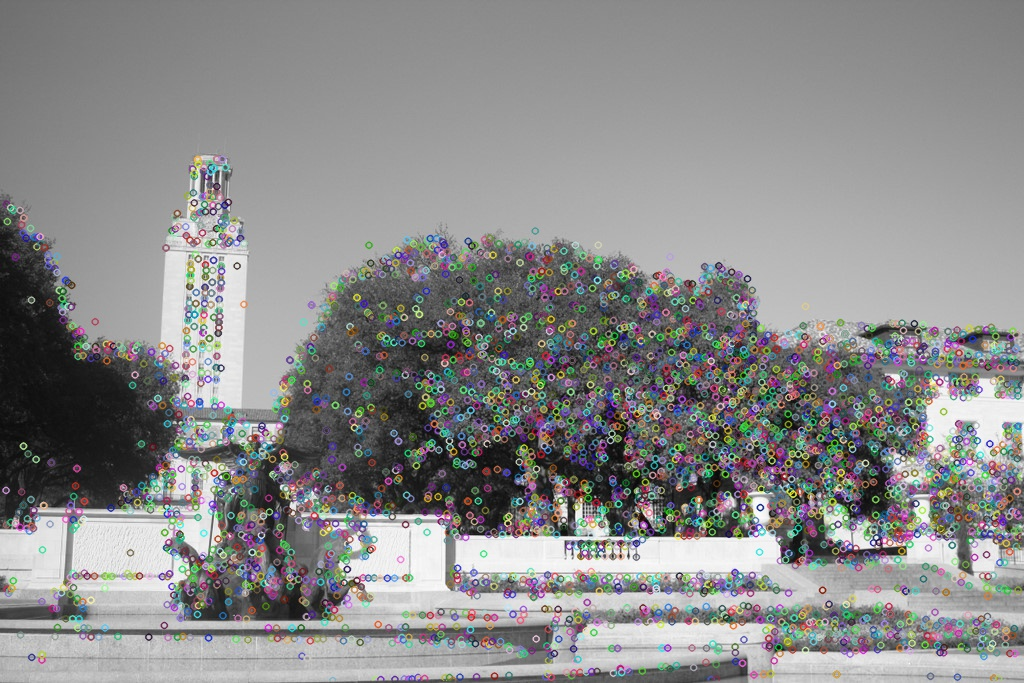
#> input picture mp3/part1/sift_keypoints.jpg, 1024 x 683 px, given in place of uttower_left.jpg, which was not available
$ python part1.py   (Python 2 division)
#> lines starting #> are read from the running program, lines starting #| are printed output that depends on the picture; pictures that were not available may be replaced by others from this repository, and a replacement may not be noted
from scipy import signal
from scipy import misc
from PIL import Image, ImageOps
from skimage import transform
from matplotlib import pyplot as plt
import numpy as np
import math
import scipy
import sys
import harris
import cv2

# https://docs.opencv.org/3.1.0/da/df5/tutorial_py_sift_intro.html
# https://docs.opencv.org/3.0-beta/doc/py_tutorials/py_feature2d/py_feature_homography/py_feature_homography.html
# plus a lot of freaking googling to realize i needed opencv-contrib as well for xfeatures2d........ >:(
print "reading images..."
l_im = cv2.imread('images/uttower_left.jpg')
#> l_im is the input picture: shape (683, 1024, 3); mean B, G, R 138.4, 138.5, 138.3
l_gray = cv2.cvtColor(l_im, cv2.COLOR_BGR2GRAY)
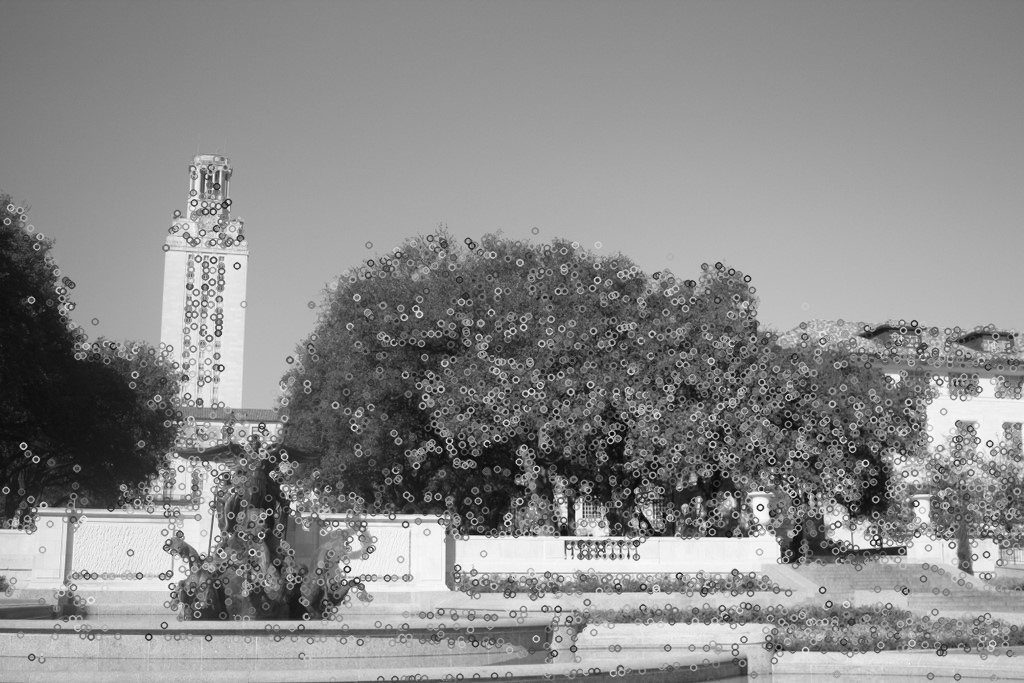
#> l_gray: shape (683, 1024); min 5, max 254, mean 138.4
r_im = cv2.imread('images/uttower_right.jpg')
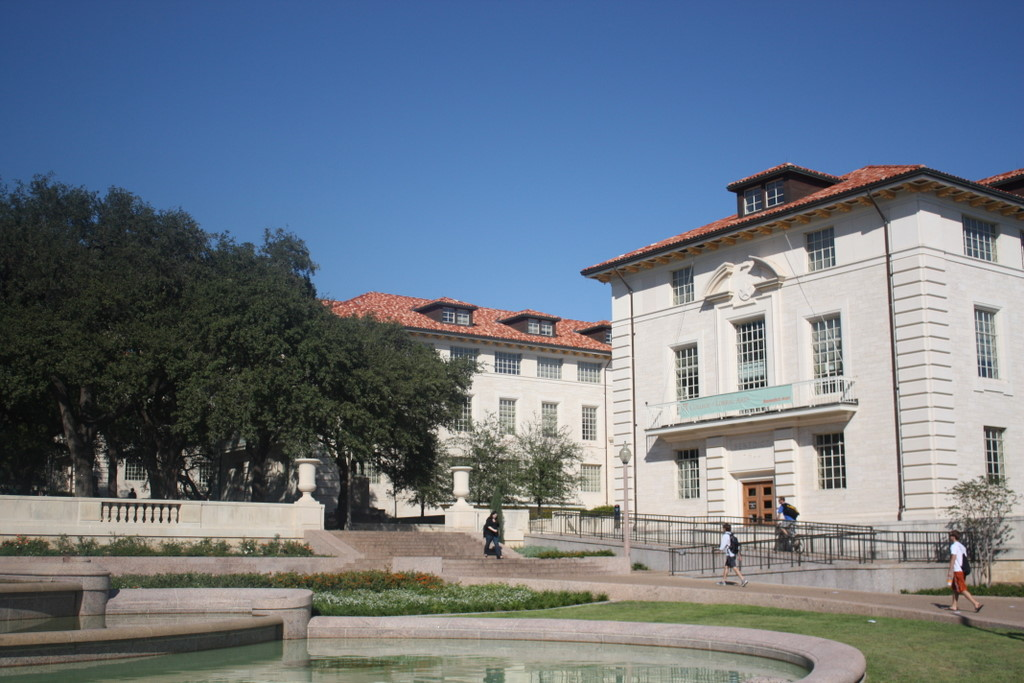
#> input picture mp3/part1/images/uttower_right.jpg, 1024 x 683 px
#> r_im is the input picture: shape (683, 1024, 3); mean B, G, R 132, 118.9, 107.7
r_gray = cv2.cvtColor(r_im, cv2.COLOR_BGR2GRAY)
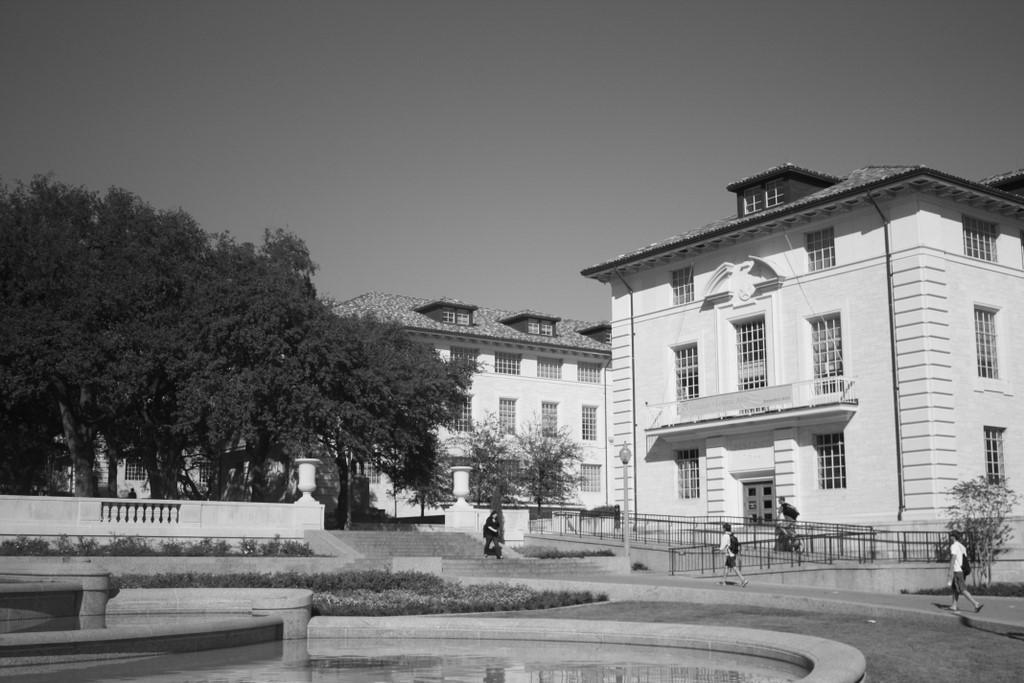
#> r_gray: shape (683, 1024); min 3, max 253, mean 117

l_color = cv2.imread('images/uttower_left.jpg', cv2.IMREAD_COLOR)
r_color = cv2.imread('images/uttower_right.jpg', cv2.IMREAD_COLOR)

l_color = ImageOps.expand(Image.fromarray(l_color),border=600,fill='black')
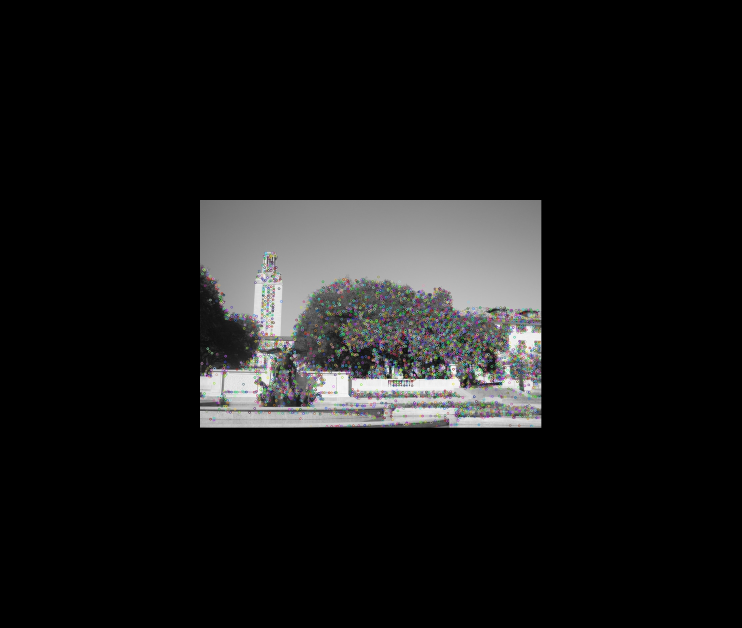
#> l_color: PIL image 2224x1883 RGB (shown at 1/3 size); mean R, G, B 23.1, 23.1, 23.1
l_color = np.array(l_color)

r_color = ImageOps.expand(Image.fromarray(r_color),border=600,fill='black')
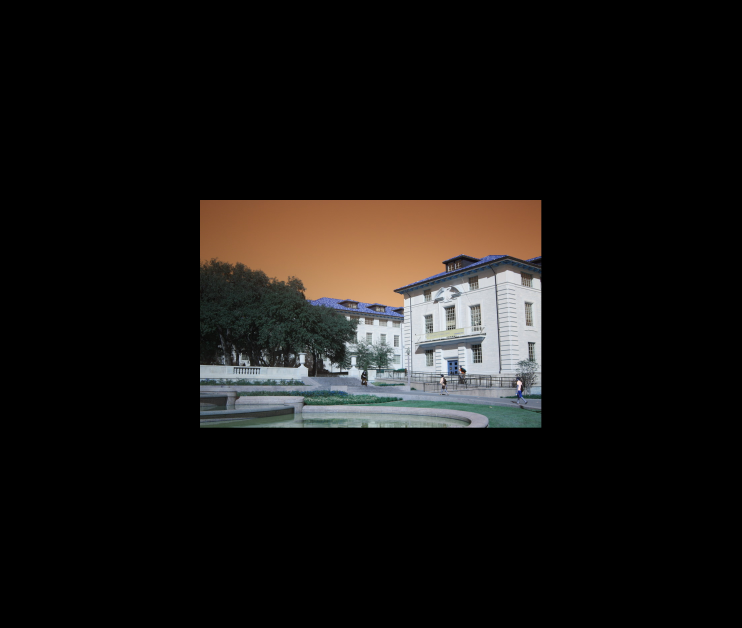
#> r_color: PIL image 2224x1883 RGB (shown at 1/3 size); mean R, G, B 22.1, 19.9, 18
r_color = np.array(r_color)

l_gray = ImageOps.expand(Image.fromarray(l_gray),border=600,fill='black')
#> l_gray: PIL image 2224x1883 L
l_gray = np.array(l_gray)

r_gray = ImageOps.expand(Image.fromarray(r_gray),border=600,fill='black')
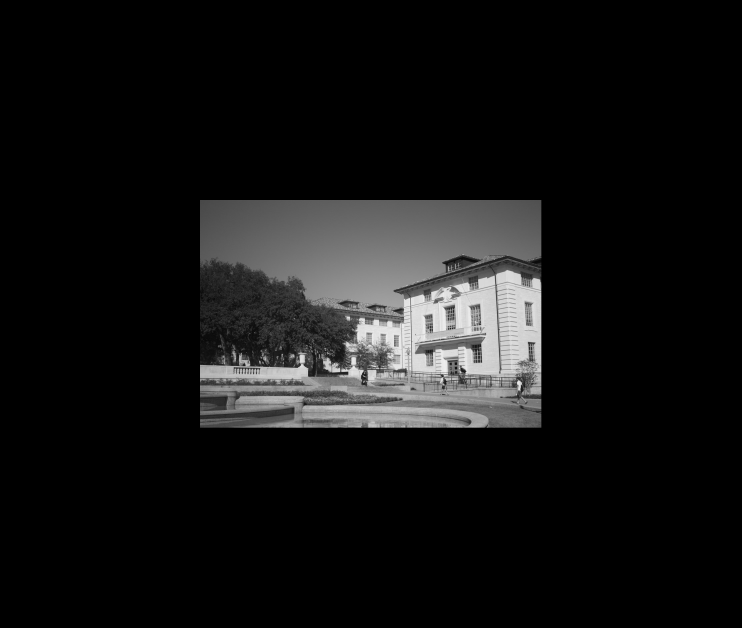
#> r_gray: PIL image 2224x1883 L (shown at 1/3 size); min 0, max 253, mean 19.5
r_gray = np.array(r_gray)

r_gray_2 = cv2.cvtColor(r_im, cv2.COLOR_BGR2GRAY)
print "creating keypoints and descriptors..."
l_mask = np.ones((l_im.shape[1], l_im.shape[0]), np.uint8)
l_mask[:((l_im.shape[1]/2))] = 0
l_mask = np.transpose(l_mask)

r_mask = np.ones((r_im.shape[1], r_im.shape[0]), np.uint8)
r_mask[(r_im.shape[1]/2):] = 0
r_mask = np.transpose(r_mask)

l_sift = cv2.xfeatures2d.SIFT_create()
l_kp = l_sift.detect(l_gray)
#> l_kp = 6538 keypoints; strongest (x, y, size): (1476, 1137, 2.3), (947, 1169, 2.2), (1108, 1123, 2.2), (1360, 1107, 2.2)
l_kp, l_des = l_sift.compute(l_gray, l_kp)

r_sift = cv2.xfeatures2d.SIFT_create()
r_kp= r_sift.detect(r_gray)
#> r_kp = 4265 keypoints; strongest (x, y, size): (1324, 980, 447.9), (1558, 1150, 9.6), (1090, 1127, 2), (976, 1051, 1.8)
r_kp, r_des = r_sift.compute(r_gray, r_kp)

FLANN_INDEX_KDTREE = 0
index_params = dict(algorithm = FLANN_INDEX_KDTREE, trees = 5)
search_params = dict(checks = 50)

flann = cv2.FlannBasedMatcher(index_params, search_params)

matches = flann.knnMatch(l_des, r_des,k=2)
#> matches = 6538 matches
good = []
for m,n in matches:
    if m.distance < 0.20*n.distance:
        good.append(m)
#> after the loop, good = []

src_pts = np.float32([ l_kp[m.queryIdx].pt for m in good ]).reshape(-1,1,2)
#> src_pts = empty array
dst_pts = np.float32([ r_kp[m.trainIdx].pt for m in good ]).reshape(-1,1,2)
#> dst_pts = empty array
#> (the run stopped early here; a loop or call above may not have finished)
